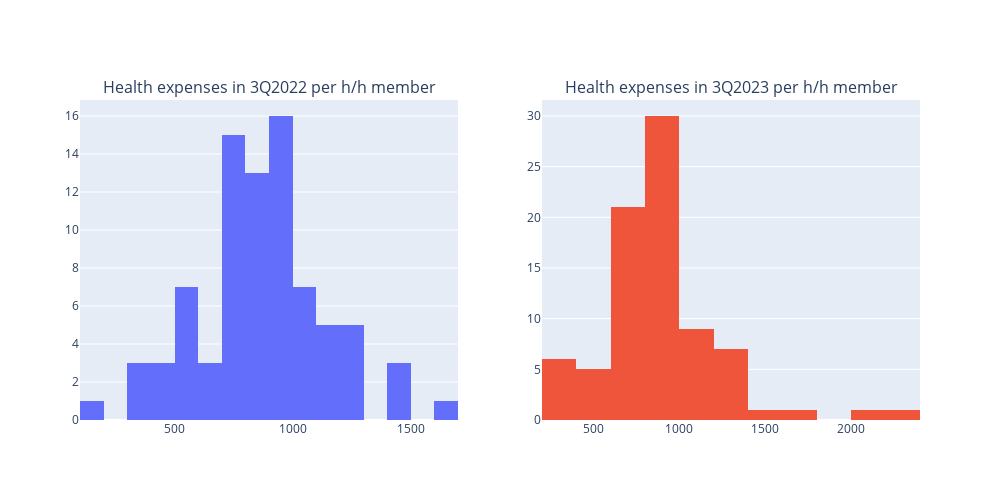

Notebook cell for this chart:
### Code cell
import plotly.graph_objects as go
from plotly.subplots import make_subplots

# Create a 1x2 subplot grid
fig = make_subplots(rows=1, cols=2, subplot_titles=[
    'Health expenses in 3Q2022 per h/h member',
    'Health expenses in 3Q2023 per h/h member'])

# First subplot: histogram for 3Q2022
fig.add_trace(go.Histogram(x=data.health_3q2022, autobinx=True), row=1, col=1)

# Second subplot: histogram for 3Q2023
fig.add_trace(go.Histogram(x=data.health_3q2023, autobinx=True), row=1, col=2)

# Update layout for the figure
fig.update_layout(height=500, width=1000, showlegend=False)

# Display the plot
fig.show()

### Figure 1 — Plotly figure (JSON) as saved in the notebook; plotly's stock layout.template omitted (floating-point values rounded to 4 significant figures)
{"data": [{"autobinx": true, "type": "histogram", "x": [562.9, 535.9, 711.1, 803.3, 958.4, 919.1, 1067.0, 748.6, 984.6, 894.5, 751.8, 1086.0, 842.9, 924.7, 1034.0, 1200.0, 974.5, 1082.0, 832.5, 926.8, 944.9, 1148.0, 719.8, 795.4, 1443.0, 1212.0, 1499.0, 1023.0, 913.8, 400.5, 761.9, 1404.0, 812.8, 890.2, 745.3, 944.8, 408.7, 157.9, 310.8, 976.7, 532.7, 621.7, 855.6, 743.0, 547.2, 817.7, 849.8, 936.9, 427.9, 943.3, 879.1, 880.8, 550.0, 623.3, 561.5, 594.5, 1226.0, 700.9, 1246.0, 854.0, 784.5, 627.3, 314.8, 706.4, 722.3, 734.0, 986.0, 846.9, 740.4, 936.1, 1146.0, 324.8, 1082.0, 721.9, 979.3, 1080.0, 1651.0, 1169.0, 1233.0, 1131.0, 958.0, 1100.0], "xaxis": "x", "yaxis": "y"}, {"autobinx": true, "type": "histogram", "x": [756.0, 604.6, 897.6, 973.4, 1209.0, 1163.0, 873.9, 740.4, 996.8, 1342.0, 997.5, 813.4, 897.8, 737.8, 795.5, 769.8, 995.3, 1110.0, 980.9, 950.2, 844.8, 984.5, 549.2, 980.0, 1294.0, 1057.0, 1316.0, 697.8, 708.3, 621.2, 578.3, 2250.0, 607.6, 1145.0, 941.1, 578.5, 261.1, 205.3, 327.2, 988.3, 525.0, 229.4, 851.4, 896.8, 720.2, 896.0, 1192.0, 1231.0, 739.5, 1099.0, 933.5, 1034.0, 857.1, 853.4, 594.9, 779.6, 886.9, 773.8, 1222.0, 1201.0, 902.6, 604.2, 277.1, 710.6, 664.2, 691.0, 1175.0, 825.7, 940.9, 693.9, 2194.0, 303.9, 987.9, 740.8, 929.3, 965.1, 1798.0, 860.6, 1004.0, 1420.0, 975.0, 760.6], "xaxis": "x2", "yaxis": "y2"}], "layout": {"annotations": [{"font": {"size": 16}, "showarrow": false, "text": "Health expenses in 3Q2022 per h/h member", "x": 0.225, "xanchor": "center", "xref": "paper", "y": 1, "yanchor": "bottom", "yref": "paper"}, {"font": {"size": 16}, "showarrow": false, "text": "Health expenses in 3Q2023 per h/h member", "x": 0.775, "xanchor": "center", "xref": "paper", "y": 1, "yanchor": "bottom", "yref": "paper"}], "height": 500, "showlegend": false, "width": 1000, "xaxis": {"anchor": "y", "domain": [0, 0.45]}, "xaxis2": {"anchor": "y2", "domain": [0.55, 1]}, "yaxis": {"anchor": "x", "domain": [0, 1]}, "yaxis2": {"anchor": "x2", "domain": [0, 1]}}}
